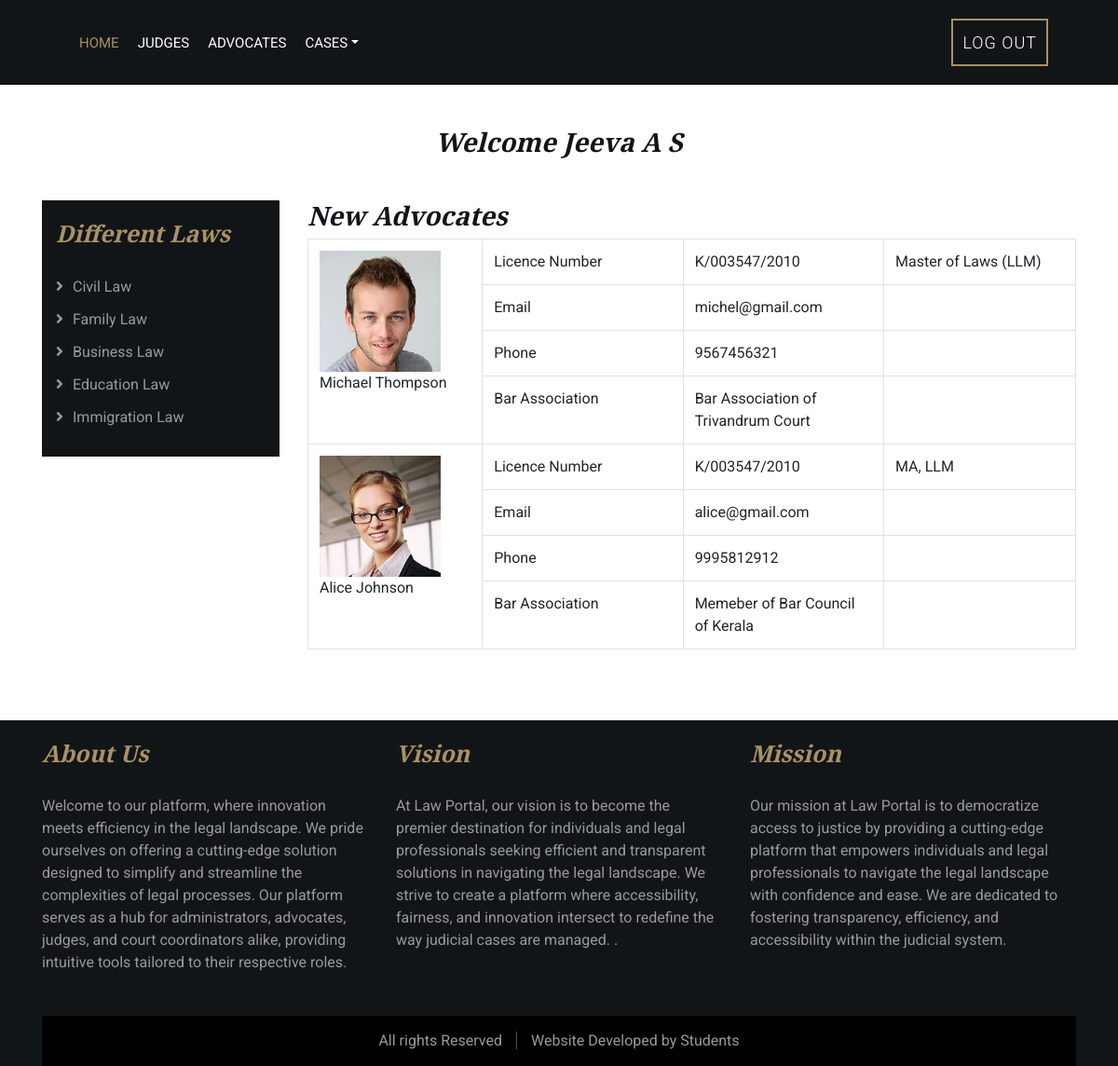
The page /phpfiles/view_all_advocates_c.php (signed in) on the database its author committed.
### tables this page shows
CREATE TABLE `coordinator_details` (
  `id` int(11) NOT NULL,
  `user_id` int(11) NOT NULL,
  `name` varchar(150) NOT NULL,
  `email` varchar(150) NOT NULL,
  `phone` varchar(20) NOT NULL,
  `gender` varchar(20) NOT NULL,
  `experience` varchar(200) NOT NULL,
  `qualification` varchar(200) NOT NULL
);

CREATE TABLE `advocate_details` (
  `id` int(11) NOT NULL,
  `userid` int(11) NOT NULL,
  `name` varchar(100) NOT NULL,
  `phone` varchar(30) NOT NULL,
  `email` varchar(100) NOT NULL,
  `address` varchar(200) NOT NULL,
  `licence_number` varchar(50) NOT NULL,
  `bar_association` varchar(100) NOT NULL,
  `experience` varchar(200) NOT NULL,
  `qualification` varchar(200) NOT NULL,
  `photo` varchar(300) NOT NULL,
  `id_proof` varchar(300) NOT NULL
);

### phpfiles/user_auth.php (called while the page is built, shortened)
<?php
if(isset($_SESSION['uid']))
{
	$user=$_SESSION['uid'];
}
?>

### phpfiles/view_all_advocates_c.php (the view)
<?php
include("user_auth.php");
include('coordinator_header.php');
if(!isset($user))
{
	echo "<script>window.location='../index.php'</script>";
}
else
{
?>
            <div class="service">
                <div class="container">
                    <div class="section-header">
					<h3>Welcome <?php echo $usern['name']; ?></h3>
                    </div>
					<div class="row">
					<?php include('laws.php'); ?>
						<div class="col-lg-9">
							<?php
						$sql1="SELECT * FROM `advocate_details` where userid in (SELECT id FROM login_details WHERE status=1 and user_type='Advocate')";
						$result1=$con->query($sql1);
						  ?>
					<div class="row">
						<div class="col-12">
						<h3>New Advocates</h3>
						<table class="table table-bordered">
							<?php
							while($row1=$result1->fetch_assoc())
							{
							?>
						<tr>
							  <td width="20%" rowspan="4" scope="col"><img src="../uploads/<?php echo $row1['photo']; ?>" width="130">
								<br><?php echo $row1['name']; ?>
								</td>
							  <td width="23%" scope="col">Licence Number</td>
							  <td width="23%" scope="col"><?php echo $row1['licence_number']; ?></td>
							  <td width="22%" scope="col"><?php echo $row1['qualification']; ?></td>
							</tr>
							<tr>
							  <td scope="col">Email</td>
							  <td scope="col"><?php echo $row1['email']; ?></td>
							  <td width="22%" scope="col">&nbsp;</td>
						    </tr>
							<tr>
							  <td scope="col">Phone</td>
							  <td scope="col"><?php echo $row1['phone']; ?></td>
							  <td width="22%" scope="col">&nbsp;</td>
						    </tr>
							<tr>
							  <td height="55" scope="col">Bar Association</td>
							  <td scope="col"><?php echo $row1['bar_association']; ?></td>
							  <td width="22%" scope="col">
								</td>
						    </tr>
						<?php } ?>
						</table>
					</div>
					</div>
						</div>
					</div>
                </div>
            </div>
            <?php include('footer2.php'); } ?>

### phpfiles/coordinator_header.php (shortened to what this page needs)
<?php
$sql1="SELECT name FROM coordinator_details WHERE user_id='$user'";
$res1=$con->query($sql1);
$usern=$res1->fetch_assoc();
?>
<!DOCTYPE html>
<html lang="en">
    <head>
        <link href="https://stackpath.bootstrapcdn.com/bootstrap/4.4.1/css/bootstrap.min.css" rel="stylesheet">
        <link href="https://cdnjs.cloudflare.com/ajax/libs/font-awesome/5.10.0/css/all.min.css" rel="stylesheet">
        <link href="../template/lib/animate/animate.min.css" rel="stylesheet">
        <link href="../template/lib/owlcarousel/assets/owl.carousel.min.css" rel="stylesheet">
        <link href="../template/css/style.css" rel="stylesheet">
    </head>
    <body>
        <div class="wrapper">
            <div class="nav-bar">
                <div class="container-fluid">
                    <nav class="navbar navbar-expand-lg bg-dark navbar-dark">
                        <div class="collapse navbar-collapse justify-content-between" id="navbarCollapse">
                            <div class="navbar-nav mr-auto">
                                <a href="coordinatorhome.php" class="nav-item nav-link active">Home</a>
                                <a href="view_judges_c.php" class="nav-item nav-link">Judges</a>
                                <a href="view_all_advocates_c.php" class="nav-item nav-link">Advocates</a>
                                <div class="nav-item dropdown">
                                    <a href="#" class="nav-link dropdown-toggle" data-toggle="dropdown">Cases</a>
                                </div>
                            </div>
                            <div class="ml-auto">
                                <a class="btn" href="coordinatorhome.php?log=1">Log Out</a>
                            </div>
                        </div>
                    </nav>
                </div>
            </div>

### phpfiles/laws.php
<div class="col-lg-3">
						<div class="side_panel_custom">
						<div class="col-md-12 col-lg-12">
                            <div class="footer-link">
                                <h2>Different Laws</h2>
                                <a href="../documents/Indian Civil Law.docx" target="_blank">Civil Law</a>
                                <a href="../documents/Family Law.docx" target="_blank">Family Law</a>
                                <a href="../documents/Business Law.docx" target="_blank">Business Law</a>
                                <a href="../documents/Education Law.docx" target="_blank">Education Law</a>
                                <a href="../documents/Immigration Law.docx" target="_blank">Immigration Law</a>
                            </div>
                        </div>
						</div>
						</div>

### phpfiles/footer2.php (shortened to what this page needs)
         <div class="footer">
                <div class="container">
					<div class="row">
                        <div class="col-md-6 col-lg-4">
                            <div class="footer-about">
                                <h2>About Us</h2>
                               <p>Welcome to our platform, where innovation meets efficiency in the legal landscape. We pride ourselves on offering a cutting-edge solution designed to simplify and streamline the complexities of legal processes. Our platform serves as a hub for administrators, advocates, judges, and court coordinators alike, providing intuitive tools tailored to their respective roles.</p>
                            </div>
                        </div>
						<div class="col-md-6 col-lg-4">
                            <div class="footer-about">
                                <h2>Vision</h2>
                                <p>
                                    At Law Portal, our vision is to become the premier destination for individuals and legal professionals seeking efficient and transparent solutions in navigating the legal landscape. We strive to create a platform where accessibility, fairness, and innovation intersect to redefine the way judicial cases are managed. .
                                </p>
                            </div>
                        </div>
						<div class="col-md-6 col-lg-4">
                            <div class="footer-about">
                                <h2>Mission</h2>
                                <p>
                                    Our mission at Law Portal is to democratize access to justice by providing a cutting-edge platform that empowers individuals and legal professionals to navigate the legal landscape with confidence and ease. We are dedicated to fostering transparency, efficiency, and accessibility within the judicial system.
                                </p>
                            </div>
                        </div>
                    </div>
                </div>
                <div class="container footer-menu">
                    <div class="f-menu">
                        <a href="">All rights Reserved</a>
                        <a href="">Website Developed by Students</a>
                    </div>
                </div>
            </div>
        </div>
    </body>
</html>

### template/css/style.css (style rules this page uses)
body { color: #666666; background: #ffffff; font-family: 'Roboto', sans-serif; font-weight: 400; }
h1, h2, h3, h4, h5, h6 { font-family: 'EB Garamond', serif; font-weight: 600; font-style: italic; color: #121518; }
a { color: #454545; transition: .3s; }
.wrapper { position: relative; width: 100%; max-width: 1366px; margin: 0 auto; background: #ffffff; }
.nav-bar { position: relative; padding: 20px 0; transition: .3s; }
.nav-bar .navbar { height: 100%; padding: 0; }
.navbar-dark .navbar-nav .nav-link, .navbar-dark .navbar-nav .nav-link:focus, .navbar-dark .navbar-nav .nav-link:hover, .navbar-dark .navbar-nav .nav-link.active { padding: 10px 10px 8px 10px; color: #ffffff; }
.navbar-dark .navbar-nav .nav-link:hover, .navbar-dark .navbar-nav .nav-link.active { color: #aa9166; transition: none; }
.nav-bar .btn { color: #ffffff; border: 2px solid #aa9166; border-radius: 0; }
@media (min-width: 992px) { .nav-bar { padding: 20px 60px; } }
@media (min-width: 992px) { .nav-bar, .nav-bar .navbar { background: #121518 !important; } }
@media (min-width: 992px) { .nav-bar a.nav-link { padding: 8px 15px; font-size: 15px; text-transform: uppercase; } }
.section-header { position: relative; width: 100%; text-align: center; margin-bottom: 45px; }
.service { position: relative; width: 100%; padding: 45px 0 15px 0; }
.contact .contact-form .btn, .btn { padding: 10px 10px; font-size: 18px; font-weight: 300; letter-spacing: 1px; text-transform: uppercase; color: #aa9166; background: #121518; border: 1px solid #aa9166; border-radius: 0; transition: .3s; }
.footer { position: relative; margin-top: 45px; padding-top: 20px; background: #121518; color: #ffffff; }
.side_panel_custom { position: relative; padding-top: 20px; background: #121518; color: #ffffff; padding-bottom: 20px; }
.footer .footer-about, .footer .footer-link, .footer .footer-contact, .side_panel_custom { position: relative; margin-bottom: 45px; color: #999999; }
.footer .footer-about h2, .side_panel_custom h2, .footer .footer-link h2, .side_panel_custom .footer-link h2 .footer .footer-contact h2, .side_panel_custom .footer-contact h2 { position: relative; margin-bottom: 30px; font-size: 25px; font-weight: 600; color: #aa9166; }
.footer .footer-link a, .side_panel_custom a { display: block; margin-bottom: 10px; color: #999999; transition: .3s; }
.footer .footer-link a::before, .side_panel_custom a::before { position: relative; content: "\f105"; font-family: "Font Awesome 5 Free"; font-weight: 900; margin-right: 10px; }
.footer .footer-menu .f-menu { position: relative; padding: 15px 0; background: #000000; font-size: 0; text-align: center; }
.footer .footer-menu .f-menu a { color: #999999; font-size: 16px; margin-right: 15px; padding-right: 15px; border-right: 1px solid rgba(255, 255, 255, .3); }
.footer .footer-menu .f-menu a:last-child { margin-right: 0; padding-right: 0; border-right: none; }

### rows shown on the page
coordinator_details: name "Jeeva A S"
advocate_details: photo (picture), name "Michael Thompson", licence_number "K/003547/2010", qualification "Master of Laws (LLM)", email "michel@gmail.com", phone "9567456321", bar_association "Bar Association of Trivandrum Court"
advocate_details: photo (picture), name "Alice Johnson", licence_number "K/003547/2010", qualification "MA, LLM", email "alice@gmail.com", phone "9995812912", bar_association "Memeber of Bar Council of Kerala"
